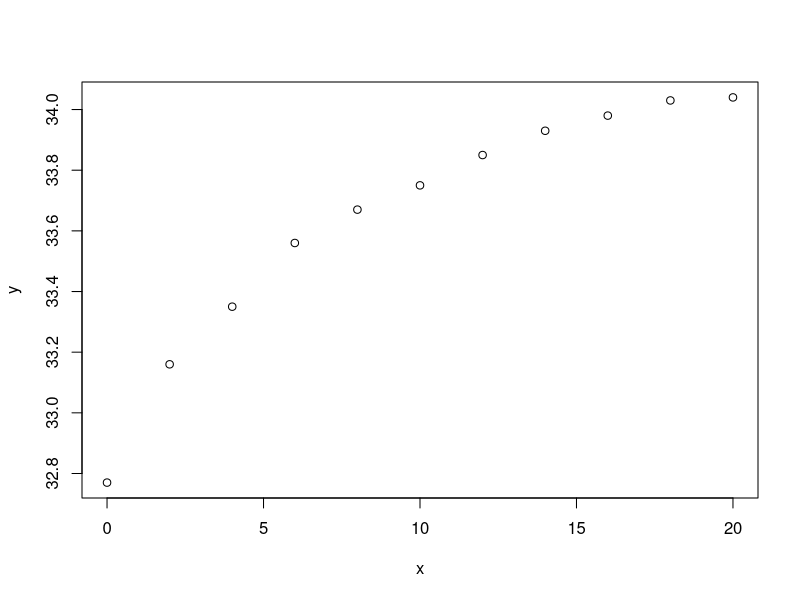
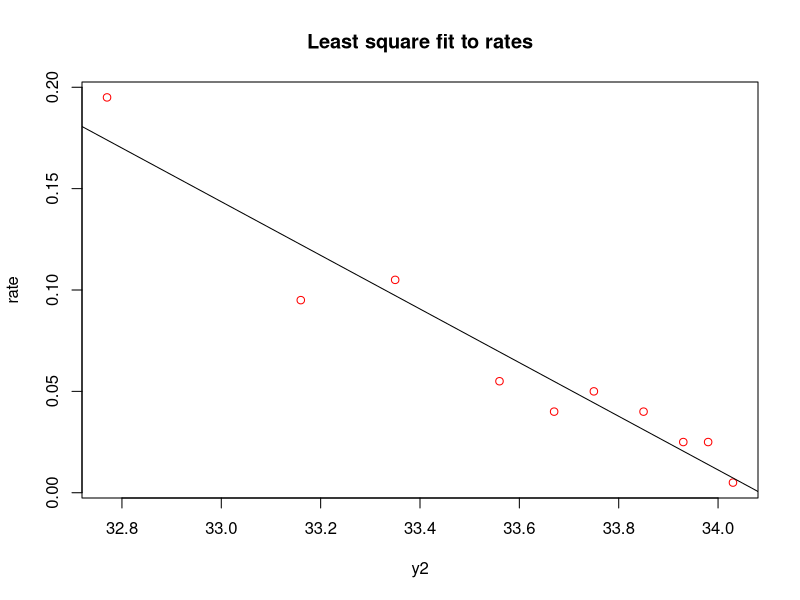

Reproduce these figures in R, in order.
#heating of a probe

#time array
x = c(0,2,4,6,8,10,12,14,16,18,20)

#temp array
y = c(32.77,33.16,33.35,33.56,33.67,33.75,33.85,33.93,33.98,34.03,34.04)

#temp2 array
y2 = c(32.77,33.16,33.35,33.56,33.67,33.75,33.85,33.93,33.98,34.03)

plot(x,y)
par(ask=TRUE)

rate = 0

#print (rate)
for(i in 1:length(y)-1){
  rate[i] = (y[i+1] - y[i]) / 2
}

#linear least squares fit
#drop last y entry
 
plot(y2, rate, col="red", main="Least square fit to rates")
fit = lm(rate~y2)
abline(fit)
print(fit)
print(summary(fit)) #lots more info
